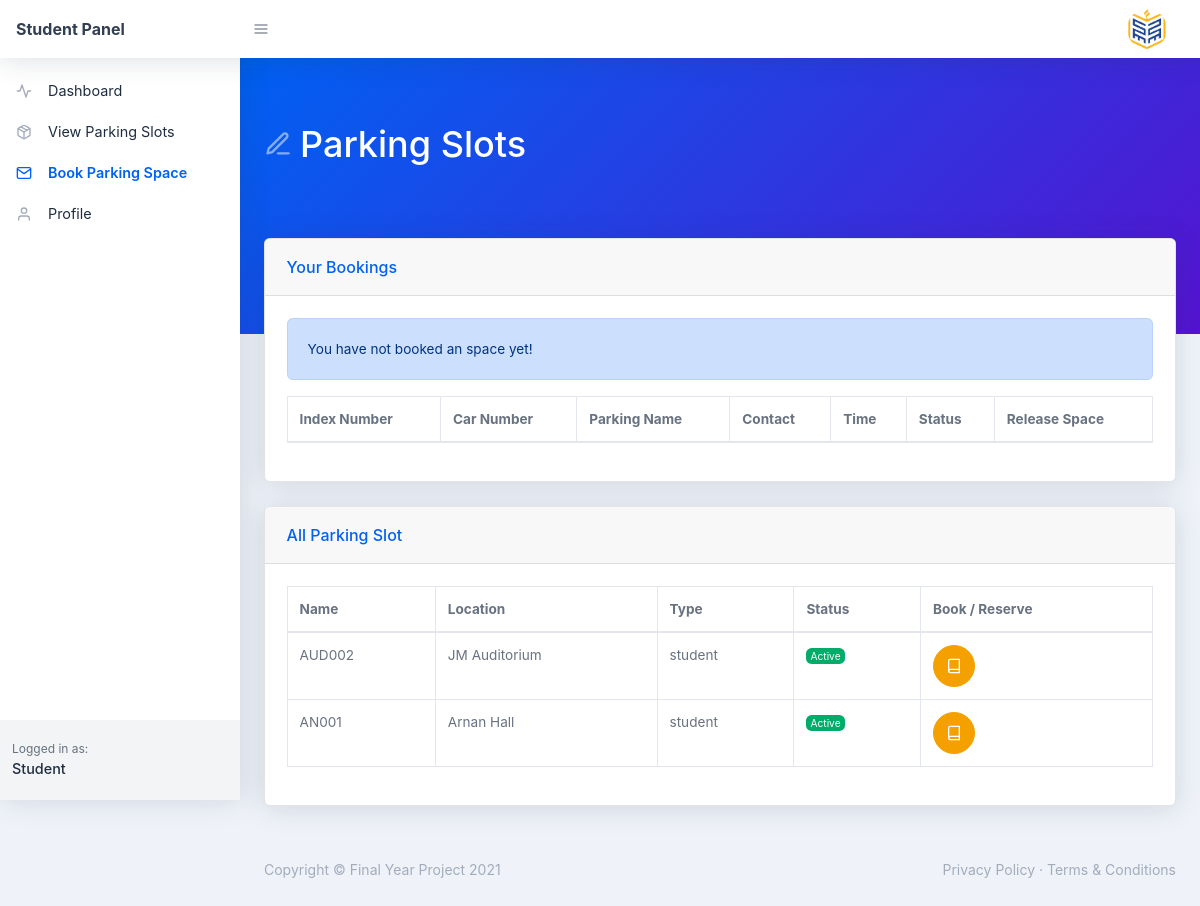
Page /student/booking.php on the committed database.
### tables this page shows
CREATE TABLE `parking_lot` (
  `id` int(11) NOT NULL,
  `name` varchar(200) NOT NULL,
  `location` text NOT NULL,
  `type` varchar(50) NOT NULL,
  `status` varchar(20) NOT NULL
);

### student/booking.php (the view, shortened to what this page needs)
<?php
include('header.php');
?>
<div id="layoutSidenav_content">
    <main>
        <div class="page-header pb-10 page-header-dark bg-gradient-primary-to-secondary">
            <div class="container-fluid">
                <div class="page-header-content">
                    <h1 class="page-header-title">
                        <div class="page-header-icon"><i data-feather="edit-3"></i></div>
                        <span>Parking Slots</span>
                    </h1>
                </div>
            </div>
        </div>
        <div class="container-fluid mt-n10">
            <div class="card mb-4">
                <div class="card-header">Your Bookings</div>
                <div class="card-body">
                    <div class="datatable table-responsive">
                        <table class="table table-bordered table-hover" id="dataTable" width="100%" cellspacing="0">
                            <thead>
                                <tr>
                                    <th>Index Number </th>
                                    <th>Car Number </th>
                                    <th>Parking Name </th>
                                    <th>Contact</th>
                                    <th>Time</th>
                                    <th>Status</th>
                                    <th>Release Space</th>
                                </tr>
                            </thead>
                            <tbody>
                                <?php
                                $sql = "SELECT * FROM booking WHERE status='booked' AND indexnumber=:indexnumber";
                                $query = $conn->prepare($sql);
                                $query->bindParam('s', $indexnumber, PDO::PARAM_STR);
                                $query->execute(
                                    [
                                        'indexnumber' => $indexnumber,
                                    ]
                                );
                                $rowCount = $query->rowCount();
                                if ($rowCount <= 0) {
                                    echo '<div class="alert alert-primary" role="alert">
                                            You have not booked an space yet!
                                        </div>';
                                }
                                ?>
                            </tbody>
                        </table>
                    </div>
                </div>
            </div>
        </div>
        <div class="container-fluid ">
            <div class="card mb-4">
                <div class="card-header">
                    <span>All Parking Slot</span>
                </div>
                <div class="card-body">
                    <div class="datatable table-responsive">
                        <table class="table table-bordered table-hover" id="dataTable" width="100%" cellspacing="0">
                            <thead>
                                <tr>
                                    <th>Name</th>
                                    <th>Location</th>
                                    <th>Type</th>
                                    <th>Status</th>
                                    <th>Book / Reserve</th>
                                </tr>
                            </thead>
                            <tbody>
                                <?php
                                $sql = "SELECT * FROM parking_lot WHERE status='Active' AND type='student'";
                                $query = $conn->prepare($sql);
                                $query->execute();
                                $results = $query->fetchAll(PDO::FETCH_OBJ);
                                $rowCount = $query->rowCount();
                                if ($rowCount > 0) {
                                    foreach ($results as $results) {
                                ?>
                                        <tr>
                                            <td><?php echo htmlentities($results->name) ?></td>
                                            <td><?php echo htmlentities($results->location) ?></td>
                                            <td><?php echo htmlentities($results->type) ?></td>
                                            <td>
                                                <div class="badge badge-success">
                                                    <?php echo htmlentities($results->status) ?>
                                                </div>
                                            </td>
                                            <td>
                                                <a class="btn btn-yellow btn-icon" href="bookspace.php?id=<?php echo htmlentities($results->id);?>"><i data-feather="book"></i></a>
                                            </td>
                                        </tr>
                                <?php }
                                } ?>
                            </tbody>
                        </table>
                    </div>
                </div>
            </div>
        </div>
    </main>
    <?php include('footer.php') ?>
</div>
</div>
</body>

### rows in the picture
parking_lot: name "AUD002", location "JM Auditorium", type "student", status "Active"
parking_lot: name "AN001", location "Arnan Hall", type "student", status "Active"
